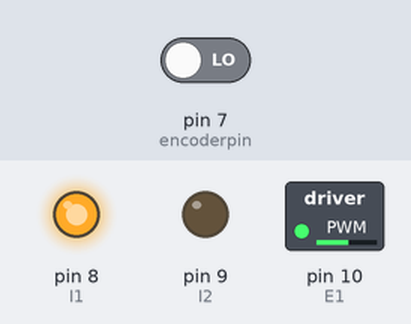
Bench run of a sketch on a simulated Arduino Uno, built with avr-gcc and run on an emulated ATmega328P. Parts: switched loads named in the sketch (green lamp = pin HIGH), output pins drawn as LEDs (lit = HIGH). The inputs (shaded band) are chosen by the test bench; at power-on: pin 7 (encoderpin) LOW. What the sketch prints to the serial monitor is not drawn.

Above: at 10.2 s.
Timing chart, 0 to 40.0 s (numbered marks = the images above):
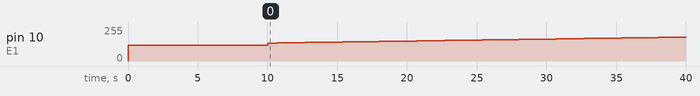

The sketch:

dcmoter_rpm_l293d.ino
```cpp
#define E1 10  // Enable Pin for motor 1
//#define E2 11  // Enable Pin for motor 2
#define I1 8  // Control pin 1 for motor 1
#define I2 9  // Control pin 2 for motor 1
//#define I3 12  // Control pin 1 for motor 2
//#define I4 13  // Control pin 2 for motor 2

/// defination for rpm measurement - encoder
 int encoderpin = 7;
int n;
int n0;
float t=0;
int rpm;
int x=0;

///defination for pid controller
double kp =(float)30/(float)20000;
double ki =0;
double kd =0;

double error;
double lastErr;
double errSum;
unsigned long lastTime =0 ; //last time when computed; initialize to zero
//double referenceRpm =240;

double referenceRpm;
double uDesired;


void setup() {

    pinMode(E1, OUTPUT);
  //  pinMode(E2, OUTPUT);

    pinMode(I1, OUTPUT);
    pinMode(I2, OUTPUT);
    //pinMode(I3, OUTPUT);
    //XZpinMode(I4, OUTPUT);
    pinMode(encoderpin,INPUT);
    Serial.begin(115200);

digitalWrite(I1, HIGH);
    digitalWrite(I2, LOW);
      analogWrite(E1,120);
      //rpm_measure();
      //Serial.println(rpm);
delay(10000);


}

void loop() {
  //setting for one direction
    digitalWrite(I1, HIGH);
    digitalWrite(I2, LOW);
  //  digitalWrite(I3, HIGH);
   // digitalWrite(I4, LOW);


 //manipulating enable pin
    ///////////////////////////analogWrite(E1, 255); // pwm//// it is in void pid controller
//    analogWrite(E2, 255); // Run in full speed

  rpm_measure();
double spdtime= millis();

if(spdtime<40000){
 referenceRpm =spdtime;
}
else
{
referenceRpm =40000;
}

// How long since we last calculated
unsigned long now = millis();
double timeChange = double(now - lastTime);


//Compute all the working error variables
//double error = referenceRpm - rpm;
 error = referenceRpm;

errSum += (error*timeChange);
double dErr = (error-lastErr)/timeChange;

//Compute PID output means uDesired
uDesired = (float)kp * (float)error + ki * errSum + kd* dErr +(float)120;
//Serial.print("\t");

// remember some variables for next time
lastErr = error;
lastTime = now;


Serial.println(rpm);
//Serial.print("\t");
//Serial.print(error);
//Serial.print("\t");
//Serial.print(spdtime);
//Serial.print("\t");
//Serial.print(millis());
//Serial.print("\t");
//Serial.println(uDesired);

  analogWrite(E1,uDesired);


}

void rpm_measure(){
  x=0;
while ((millis() - t) < 100){

n=digitalRead(encoderpin);

if ( (n==HIGH) && (n0 ==LOW)){
  x++;
}
n0=n;
}
t= millis();

rpm = x * 600 / 32;
//Serial.println(rpm);
}
```

Measured:
- by itself, pin 10 (E1): moves from 120/255 to 179/255 over 29.4 s
